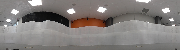
#> input picture projects/FTL_env/test_data/background_test2/snapshot_64.png, 180 x 50 px, found by its file name
$ python analysis.py
#> lines starting #> are read from the running program, lines starting #| are printed output that depends on the picture
### source/imageproc/imgproc.py
import numpy as np
import cv2 as cv
import numpy as np
from source.pyDTW import DTW
from source.imageproc import imclust

def resize(shape):
    '''
    Return a function to resize image to given size
    '''
    return lambda im: cv.resize(im, shape, interpolation=cv.INTER_NEAREST)


def gauss_blur(ksize=(3, 3), **kwargs):
    '''
    Return a function to blur image
    given the kernel size and the mean
    '''
    return lambda im: cv.GaussianBlur(im, ksize, 0)


# [6 lines left out: function canny, not called in this run]


def laplacian(ksize=1, **kwargs):
    return lambda im: cv.Laplacian(im, cv.CV_32F, ksize=ksize)


def normalize():
    return lambda im: im.astype(np.float32, copy=False) / np.linalg.norm(im)


def scale021():
    #return lambda im: cv.normalize(src=im, dst=im, alpha=0, beta=1, norm_type=cv.NORM_MINMAX)
    return lambda im: im.astype(np.float32)/np.max(im)


def wavelet(image_shape):
    dtw = DTW(image_shape)
    return lambda im: dtw.dwt_haar(im)[-1]


def mod_dtype(dtype):
    return lambda im: im.astype(dtype)


# [13 lines left out: function lin, not called in this run]


def loc_norm(kernel_shape=(3, 3)):
    return lambda im: lin(im, kernel_shape)


# [14 lines left out: function glin, not called in this run]
    #return img.astype(np.uint8, copy=False)
    #return cv.normalize(src=img, dst=img, alpha=0, beta=255, norm_type=cv.NORM_MINMAX)


def gauss_loc_norm(sig1=2, sig2=20):
    return lambda im: glin(im, sig1, sig2)


def imvcrop(shape=None, vcrop=None):
    if vcrop < 1. and vcrop > 0:
        vcrop = int(round(shape[1] * vcrop))
    else:
        vcrop = None
    return lambda im: im[vcrop:, :]


def histeq():
    return lambda im: cv.equalizeHist(im)


def _quant(im, k=3):
    return np.floor(np.floor(im/(im.max()/k)) * (255/k)).astype(np.uint8)


def quant(k=3):
    return lambda im: _quant(im, k=k)


# [7 lines left out: function mask_addend, not called in this run]

def make_pipeline(sets):
    '''
    Create a pre-processing pipeline from a dictionary of settings
    :param sets:
    :return:
    '''
    pipe = []
    if sets.get('shape'):
        pipe.append(resize(sets['shape']))
    if sets.get('vcrop'):
        im_shape = sets.get('shape')
        pipe.append(imvcrop(shape=im_shape, vcrop=sets.get('vcrop')))
    if sets.get('histeq'):
        pipe.append(histeq())
    if sets.get('blur'):
        pipe.append(gauss_blur())
    if sets.get('quant'):
        pipe.append(quant(k=sets.get('quant')))
    if sets.get('loc_norm'):
        pipe.append(loc_norm(**sets.get('loc_norm')))
    if sets.get('gauss_loc_norm'):
        pipe.append(gauss_loc_norm(**sets.get('gauss_loc_norm')))
    if sets.get('edge_range'):
        lims = sets['edge_range']
        pipe.append(canny(lims[0], lims[1]))
    if sets.get('laplacian'):
        pipe.append(laplacian(**sets.get('laplacian')))
    if sets.get('norm'):
        pipe.append(normalize())
    if sets.get('type'):
        pipe.append(mod_dtype(sets.get('type')))
    else:
        # Always change the datatype to float32 to avoid wrap-around!!
        pipe.append(mod_dtype(np.float32))
    # if sets.get('wave'):
    #     im_size = sets.get('shape')
    #     pipe.append(wavelet(im_size))

    return pipe


class Pipeline:
    def __init__(self, **sets: dict) -> None:
        if sets:
            self.pipe = make_pipeline(sets)
        else:
            self.pipe = []
            self.pipe.append(mod_dtype(np.float32))
        self.mask_flag = False
        self.masks = None
        self.mask_addend = None
        if sets.get('mask'):
            self.mask_flag = True
            self.resizer = resize(sets.get('shape'))
            self.blurrer = gauss_blur()
            if sets.get('mask_addend'):
                self.mask_addend = sets.get('mask_addend')

    def apply(self, imgs):
        if not isinstance(imgs, list):
            imgs = [imgs]
        # create masks
        if self.mask_flag:
            cimgs = [self.resizer(im) for im in imgs]
            cimgs = [self.blurrer(im) for im in cimgs]
            self.masks = [imclust.cluster_im(im) for im in cimgs]
            if self.mask_addend is not None:
                self.masks = mask_addend(self.masks, self.mask_addend)
        # Convert to greyscale
        if imgs[0].ndim > 2:
            imgs = [cv.cvtColor(im, cv.COLOR_BGR2GRAY) for im in imgs]
        for p in self.pipe:
            imgs = [p(img) for img in imgs]
        # apply the mask
        # if self.mask_flag:
        #     imgs = [ np.where(self.masks[i] == 0, np.nan, im) for i, im in enumerate(imgs)]
        if self.mask_flag:
            imgs = [ self.masks[i]*im for i, im in enumerate(imgs)]
        return imgs if len(imgs) > 1 else imgs[0]

    def get_masks(self):
        return self.masks

### source/utils.py
import numpy as np
from numpy.linalg import norm
import matplotlib.pyplot as plt
import matplotlib.image as mpimg
import pandas as pd
import cv2 as cv
import math
import os
import shutil
from scipy.spatial.distance import cosine, correlation, cdist, pdist
from scipy.stats import circmean
from collections.abc import Iterable


# [32 lines left out: functions display_image, display_split, not called in this run]


def save_image(path, img):
    cv.imwrite(path, img)# , cmap='gray')


# [195 lines left out: functions plot_route, animated_window, plot_map, load_route_naw, not called in this run]


def write_route(path, route, route_id=1):
    route = pd.DataFrame(route)
    route.to_csv(os.path.join(path, 'route' + str(route_id) + '.csv'), index=False)


# [136 lines left out: functions travel_dist, calc_dists, load_route, line_incl, curv2d, meancurv2d and 1 more, not called in this run]


def mean_angle(angles):
    angles = np.deg2rad(angles)
    return np.rad2deg(circmean(angles))


# [73 lines left out: functions pol2cart, pol2cart_headings, pre_process, image_split, not called in this run]


def rotate(d, image):
    """
    Converts the degrees into columns and rotates the image.
    Positive degrees rotate the image clockwise
    and negative degrees rotate the image counter clockwise
    :param d: number of degrees the agent will rotate its view
    :param image: An np.array that we want to shift.
    :return: Returns the rotated image.
    """
    assert abs(d) <= 360

    num_of_cols = image.shape[1]
    num_of_cols_perdegree = num_of_cols / 360
    cols_to_shift = int(round(d * num_of_cols_perdegree))
    return np.roll(image, -cols_to_shift, axis=1)


# [43 lines left out: functions center_ridf, mse, weighted_mse, rmse, not called in this run]


def mae(a, b):
    """
    Image Differencing Function MAE
    :param a: A single query image
    :param b: One or more reference images
    :return:
    """
    if isinstance(b, list):
        return [np.mean(np.abs(a - img)) for img in b]

    return np.mean(np.abs(a - b))


# [215 lines left out: functions nanmae, cov, cor_coef, cor_dist, _cc_dist, nan_correlation_dist and 10 more, not called in this run]

def rmf(query_img, ref_imgs, matcher=mae, d_range=(-180, 180), d_step=1):
    """
    Rotational Matching Function.
    Rotates a query image and compares it with one or more reference images
    :param query_img:
    :param ref_imgs:
    :param matcher:
    :param d_range:
    :param d_step:
    :return:
    """
    assert d_step > 0
    assert not isinstance(query_img, list)
    if not isinstance(ref_imgs, list):
        ref_imgs = [ref_imgs]

    degrees = range(*d_range, d_step)
    total_search_angle = round((d_range[1] - d_range[0]) / d_step)
    sims = np.empty((len(ref_imgs), total_search_angle), dtype=np.float32)

    for i, rot in enumerate(degrees):
        # rotated query image
        rqimg = rotate(rot, query_img)
        sims[:, i] = matcher(rqimg, ref_imgs)

    return sims if sims.shape[0] > 1 else sims[0]


# [50 lines left out: functions pair_rmf, seq2seqrmf, not called in this run]


def flatten_imgs(imgs):
    assert isinstance(imgs, list)
    return [img.flatten() for img in imgs]


def cross_corr(sub_series, series):
    return [np.dot(s, sub_series) for s in series]


# [121 lines left out: functions degree_error_logs, degree_error, seq_angular_error, angular_error, angular_diff, divergence_traj, not called in this run]


def mean_seq_angular_error(route, trajectory):
    errors, _ = seq_angular_error(route, trajectory)
    return np.mean(errors)


def mean_angular_error(route, trajectory):
    errors, _ = angular_error(route, trajectory)
    return np.mean(errors)


def mean_degree_error(x_cords, y_cords, x_route_cords, y_route_cords, route_heading, recovered_headings):
    error, k = degree_error(x_cords, y_cords, x_route_cords, y_route_cords, route_heading, recovered_headings)
    return sum(error) / len(error)


# [69 lines left out: functions check_for_dir_and_create, load_loop_route, not called in this run]


def scale2_0_1(a):
    return (a-np.min(a))/(np.max(a)-np.min(a))

### source/display.py
import os
import numpy as np
import pandas as pd
import copy
import matplotlib
from matplotlib import cm
import matplotlib.pyplot as plt
from mpl_toolkits.mplot3d import axes3d
from source.utils import pol2cart_headings
import seaborn as sns


fig_records_keys = ['fig_path', 'script_path', 'date']
# [44 lines left out: functions fig_record, nans_imgshow, imgshow, not called in this run]

def imghist(img, bins=256, ax=None):
    if ax:
        ax.hist(img.flatten(), bins=bins, density=True)
        return ax
    else:
        plt.hist(img.flatten(), bins=bins, density=True)
        plt.show()


# [387 lines left out: functions plot_3d, img_3d, plot_ridf_multiline, plot_multiline, plot_route_errors, plot_matches and 6 more, not called in this run]

### projects/FTL_env/analysis.py
import sys
import os

# path = os.path.join(os.path.dirname(__file__), os.pardir)
fwd = os.path.dirname(__file__)
sys.path.append(os.getcwd())

import cv2 as cv
import numpy as np
import pandas as pd
import seaborn as sns
from matplotlib import pyplot as plt
from source.imageproc.imgproc import Pipeline
from source.utils import rmf, cor_dist, mae, rmse, check_for_dir_and_create
from source.display import imgshow, imghist

img_path = os.path.join('projects','FTL_env' , 'test_data', 'background_test2', 'snapshot_64.png')
empty_im = cv.imread(img_path, cv.IMREAD_GRAYSCALE)
#> empty_im: shape (50, 180); min 3, max 255, mean 127.2
print('empty img shape ', empty_im.shape)
#| empty img shape  (50, 180)

img_path = os.path.join('projects','FTL_env' , 'test_data', 'plants_forward', 'snapshot_1.png')
pfor_im = cv.imread(img_path, cv.IMREAD_GRAYSCALE)
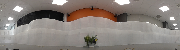
#> input picture projects/FTL_env/test_data/plants_forward/snapshot_1.png, 180 x 50 px, found by its file name
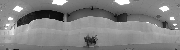
#> pfor_im: shape (50, 180); min 1, max 255, mean 129.6
print('plant forwards img shape ', pfor_im.shape)
#| plant forwards img shape  (50, 180)

img_path = os.path.join('projects', 'FTL_env', 'test_data', 'plants_right', 'snapshot_1.png')
pri_im = cv.imread(img_path, cv.IMREAD_GRAYSCALE)
print('plant rightwards img shape ', pri_im.shape)
#| plant rightwards img shape  (50, 180)


im_list = [empty_im, pfor_im, pri_im]
params = {'blur': True,
          'vcrop': .6,
        'shape': (180, 50),
        #'edge_range': (180, 200)
        }
pipe = Pipeline(**params)
empty_im, pfor_im, pri_im = pipe.apply(im_list)
#> empty_im: shape (20, 180) float32
#> pfor_im: shape (20, 180) float32

# imgshow(empty_im)
# imgshow(pfor_im)
# imgshow(pri_im)

fig, axes = plt.subplots(3, 1)
imghist(empty_im, ax=axes[0])
imghist(pfor_im, ax=axes[1])
imghist(pri_im, ax=axes[2])
plt.show()
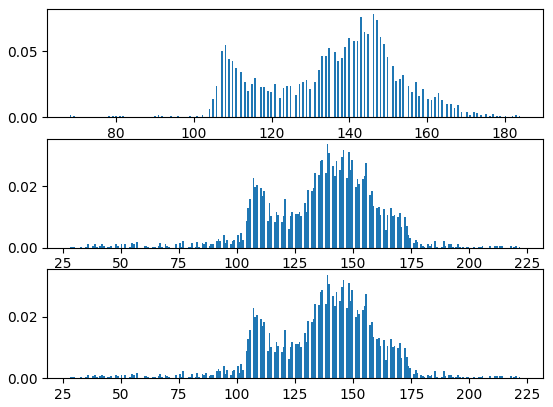
#> figure drawn by matplotlib, 3 panels; panel 1: tallest bar 0.0785 high, from x = 145.9 to 146.4; panel 2: tallest bar 0.0337 high, from x = 138.6 to 139.4; panel 3: tallest bar 0.0337 high, from x = 138.6 to 139.4

# Auto RIDFS for empty and single plant
empty_ridf = rmf(empty_im, empty_im, matcher=mae, d_range=(-180, 180))
#> the loop in rmf, `for i, rot in enumerate(degrees):` made 360 passes
#> pass 1, in rmf, `rqimg = rotate(rot, query_img)`:
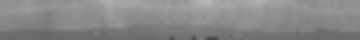
#> rqimg: shape (20, 180) float32 (shown 2 times larger); min 68, max 184, mean 135.6
#> empty_ridf = 360 values, max 8.2 at index 10, min 0 at index 179, mean 6.59
front_ridf = rmf(pfor_im, pfor_im, matcher=mae, d_range=(-180, 180))
#> the loop in rmf (call 2), `for i, rot in enumerate(degrees):` made 360 passes
#> pass 1, in rmf (call 2), `rqimg = rotate(rot, query_img)`:
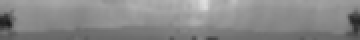
#> rqimg: shape (20, 180) float32 (shown 2 times larger); min 28, max 222, mean 136.7
#> front_ridf = 360 values, max 16.43 at index 14, min 0 at index 179, mean 13.53

fig, ax = plt.subplots()
fig.suptitle('auto RIDFs')
ax.plot(empty_ridf, label='empty image')
ax.plot(front_ridf, label='single plant image')
plt.legend()
plt.show()
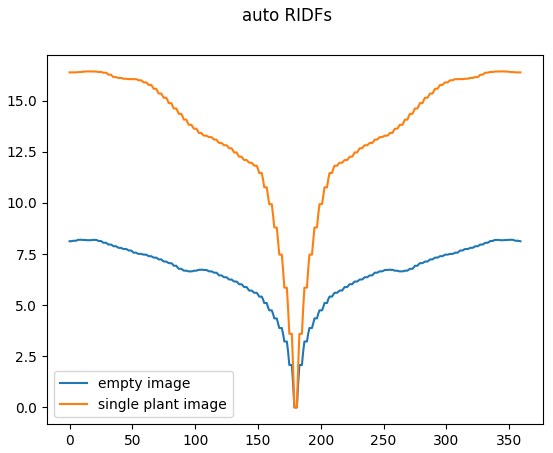
#> figure drawn by matplotlib, 1 panel; curve peaks at x = 10, y = 8.2; curve peaks at x = 14, y = 16.43


# Ridf comparisons
deg_range = ((-180, 180))
empty_ridf = rmf(empty_im, pfor_im, matcher=mae, d_range=deg_range)
#> empty_ridf = 360 values, max 12.59 at index 0, min 8.81 at index 223, mean 10.83
front_auto_ridf = rmf(pfor_im, pfor_im, matcher=mae, d_range=deg_range)
right_ridf = rmf(pri_im, pfor_im, matcher=mae, d_range=deg_range)
degrees = np.arange(*deg_range)

fig, ax = plt.subplots(figsize=(6,2.5))
ax.plot(degrees, empty_ridf, label='plant for. vs empty img')
# ax.plot(degrees, front_auto_ridf, label='plant for. vs itself')
ax.plot(degrees, right_ridf, label='plant for. vs plant left')
ax.set_xlabel('Degrees')
ax.set_ylabel('MAE')

plt.legend()
plt.tight_layout()
fig.savefig(os.path.join(fwd, 'ftl_ridfs.svg'))
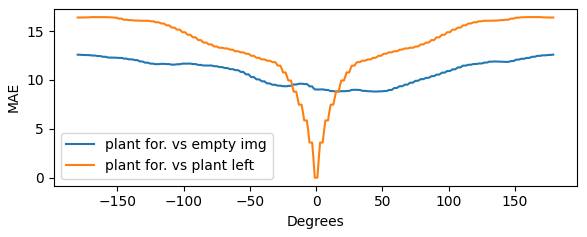
#> figure drawn by matplotlib, 1 panel; curve peaks at x = -180, y = 12.59; curve peaks at x = -166, y = 16.43
plt.show()
